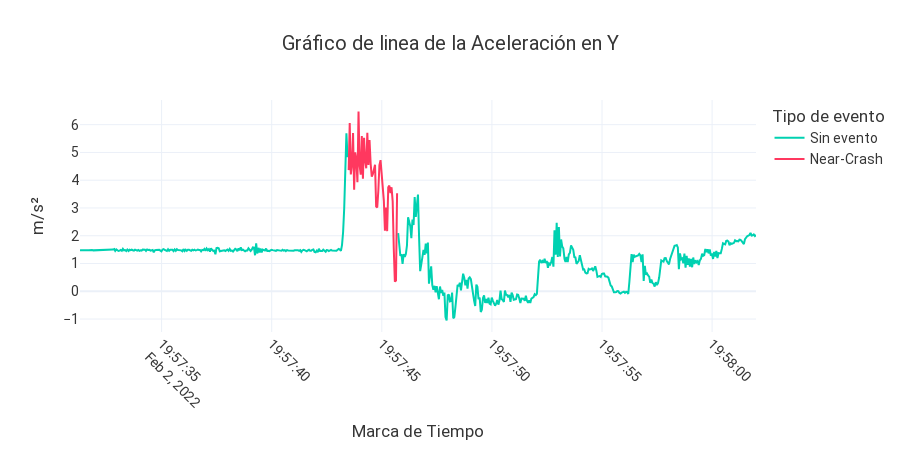

The cell this chart's notebook holds for it:
### Markdown cell above
### Eliminar o agregar eventos de near-crash
Primero necesitamos encajar los eventos de *near-crash* donde corresponden, eliminando o agregando en la columna **eventClass** un 
<span style="color:red">"1"</span> si corresponde a un evento o un <span style="color:cyan">"0"</span> si no corresponde a este.

### Code cell
print("RAW DATA")
line_chart(df, "accY")

### Figure 1 — Plotly figure (JSON) as saved in the notebook; plotly's stock layout.template omitted (floating-point values rounded to 4 significant figures; data arrays with more than 128 entries replaced by an {"elided": "..."} marker saying what was removed)
{"data": [{"hovertemplate": "X = %{x}<br>Y = %{y}<br>ID = %{text}", "marker": {"color": "#00D1B1"}, "name": "Sin evento", "text": {"elided": "615 int values"}, "type": "scatter", "x": {"elided": "615 str values"}, "y": {"elided": "615 float values"}}, {"hovertemplate": "X = %{x}<br>Y = %{y}<br>ID = %{text}", "marker": {"color": "#FF385F"}, "name": "Near-Crash", "text": {"elided": "615 int values"}, "type": "scatter", "x": {"elided": "615 str values"}, "y": {"elided": "615 float values"}}], "layout": {"autosize": true, "font": {"color": "#363636", "family": "BlinkMacSystemFont,-apple-system,Segoe UI,Roboto,Oxygen,Ubuntu,                     Cantarell,Fira Sans,Droid Sans,Helvetica Neue,Helvetica,Arial,sans-serif", "size": 14}, "height": 450, "legend": {"title": {"text": "Tipo de evento"}}, "title": {"text": "Gráfico de linea de la Aceleración en Y", "x": 0.5}, "xaxis": {"nticks": 12, "tickangle": 45, "title": {"text": "Marca de Tiempo"}}, "yaxis": {"nticks": 12, "title": {"text": "m/s²"}}}}
